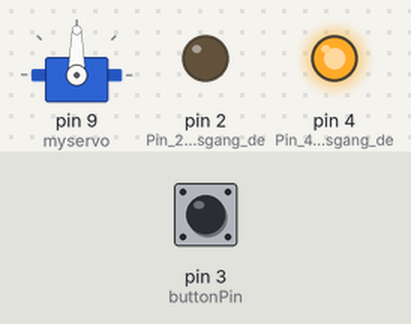
A sketch run on a simulated Arduino Uno, built with avr-gcc and run on an emulated ATmega328P. Shown: servo, output pins drawn as LEDs (lit = HIGH). The test bench sets the inputs (shaded band); at power-on: pin 3 (buttonPin) LOW.

Above: at 1.2 s.
1.3 s: pin 3 (buttonPin) pulled HIGH for 0.15 s
At 1.37 s:
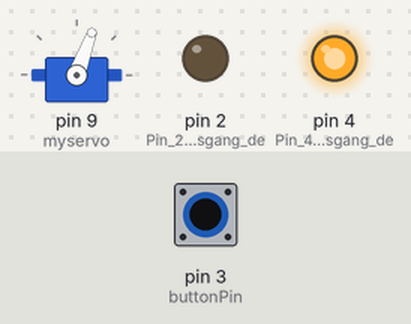
At 2.1 s:
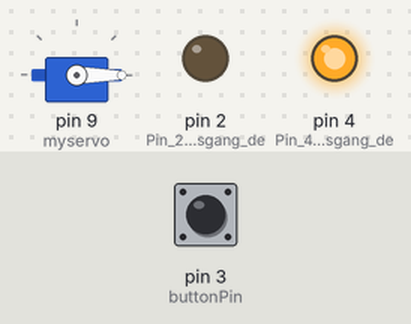
Timing chart, 0 to 4.3 s (numbered marks = the images above; inputs shaded):
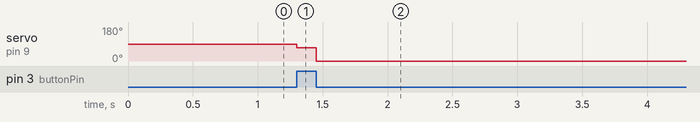

Measured:
- after the input at 1.3 s, servo on pin 9 (myservo): 90° → 70° at once, → 0° 0.15 s later

The sketch:

uselessbox.ino
```cpp
#include <Servo.h> //Die Bibliothek Servo wird ins Programm eingeführt

const int  buttonPin = 3; //Die Variable buttonPin wird deklariert und der Wert 2 zugewiesen

int buttonState = 0; //Die Variable buttonState wird deklariert und der Wert 0 zugewiesen

Servo myservo; //Deklaration des Objektes myservo aus der Klasse Servo

void setup() //Hier kommen alle Datendeklarationen und Methodenaufrufe für die Initialisierung hinein
{
  pinMode(4, OUTPUT); //Pin 4 wird als Ausgang definiert
  pinMode(2, OUTPUT); //Pin 2 wird als Ausgang definiert
  digitalWrite(4, HIGH); //Pin 4 wird auf High (ca 4,5V) gesetzt
  digitalWrite(2, LOW); //Pin 2 wird auf Low (GND) gesetzt
  pinMode(buttonPin, INPUT); // Pin D2 als Eingang gesetzt (an diesen Pin wird der Schalter angeschlossen)
  myservo.attach(9); //Servo Steuerleitung liegt an Pin D9
}

void loop() //Hier kommt alles rein was in der Endlosschleife gebraucht wird hinein
{
  buttonState = digitalRead(buttonPin); //Abfrage des logischen Spannungspegels an Pin D2
  if (buttonState == HIGH) { //Vergleich mit der Variable buttonState
       myservo.write(70); //Servo bewegt sich soweit bis der Schalter umgelegt wird
       delay(15); //Warte 15 Millisekunden
       myservo.write(0); //Servo kehrt zur Ausgangsposition zurück
  }
}
```
